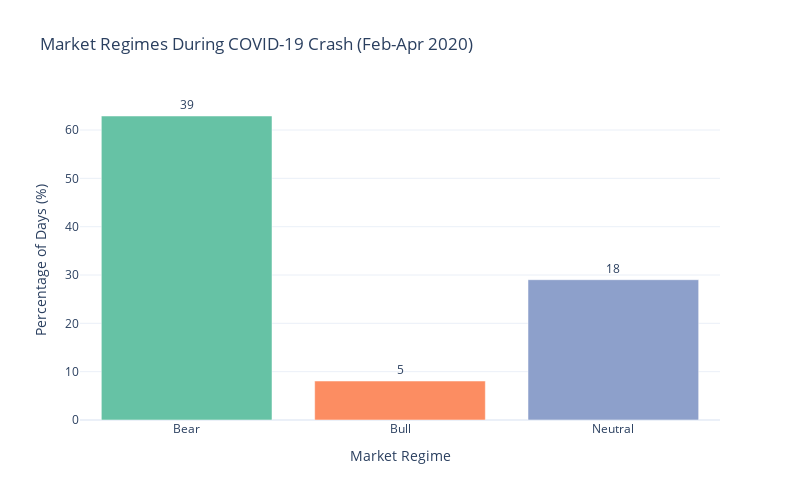

Source (notebook cell):
### Code cell
# Visualize market regime predictions for specific historical periods of interest

# Function to plot regime histogram for a specific time period
def plot_regime_distribution(start_date, end_date, title=None):
    """Plot distribution of regimes for a specific time period"""
    results = predict_regimes(model, df, start_date, end_date, regime_labels)
    
    if results is None or results.empty:
        print(f"No data available for period {start_date} to {end_date}")
        return
    
    # Count by regime label
    counts = results.groupby('Regime_Label')['Date'].count()
    percentages = counts / len(results) * 100
    
    # Create a dataframe for plotting
    plot_data = pd.DataFrame({
        'Regime': counts.index,
        'Count': counts.values,
        'Percentage': percentages.values
    })
    
    # Plot
    fig = px.bar(
        plot_data,
        x='Regime',
        y='Percentage',
        color='Regime',
        color_discrete_sequence=regime_colors[:len(counts)],
        text='Count',
        title=title or f'Regime Distribution ({start_date} to {end_date})'
    )
    
    fig.update_layout(
        height=500,
        width=800,
        template='plotly_white',
        showlegend=False,
        yaxis_title='Percentage of Days (%)',
        xaxis_title='Market Regime'
    )
    
    fig.update_traces(textposition='outside')
    fig.show()
    
    # Return summary statistics
    return results.groupby('Regime_Label').agg({
        'Close': ['mean', 'std'],
        'Return': ['mean', 'std'],
        'VIX': ['mean', 'std'],
        'LogVIX': ['mean', 'std'],
        'Predicted_Regime': 'count'
    })

# 1. COVID-19 Market Crash (February-April 2020)
print("====== COVID-19 Market Crash (February-April 2020) ======")
covid_crash = plot_regime_distribution("2020-02-01", "2020-04-30", 
                                      "Market Regimes During COVID-19 Crash (Feb-Apr 2020)")

# 2. Post-COVID Recovery (May-December 2020)
print("\n====== Post-COVID Recovery (May-December 2020) ======")
covid_recovery = plot_regime_distribution("2020-05-01", "2020-12-31", 
                                         "Market Regimes During Post-COVID Recovery (May-Dec 2020)")

# 3. 2022 Bear Market
print("\n====== 2022 Bear Market ======")
bear_2022 = plot_regime_distribution("2022-01-01", "2022-12-31", 
                                    "Market Regimes During 2022 Bear Market")

# 4. 2023 Recovery
print("\n====== 2023 Recovery ======")
recovery_2023 = plot_regime_distribution("2023-01-01", "2023-12-31", 
                                        "Market Regimes During 2023 Recovery")

# 5. Current Year
print("\n====== Current Year (2024) ======")
current_year = plot_regime_distribution("2024-01-01", end_date, 
                                       f"Market Regimes in 2024 (Through {end_date})")

### Figure 1 — Plotly figure (JSON) as saved in the notebook; plotly's stock layout.template omitted (floating-point values rounded to 4 significant figures)
{"data": [{"alignmentgroup": "True", "hovertemplate": "Regime=%{x}<br>Percentage=%{y}<br>Count=%{text}<extra></extra>", "legendgroup": "Bear", "marker": {"color": "rgb(102,194,165)", "pattern": {"shape": ""}}, "name": "Bear", "offsetgroup": "Bear", "orientation": "v", "showlegend": true, "text": [39], "textposition": "outside", "type": "bar", "x": ["Bear"], "xaxis": "x", "y": [62.9], "yaxis": "y"}, {"alignmentgroup": "True", "hovertemplate": "Regime=%{x}<br>Percentage=%{y}<br>Count=%{text}<extra></extra>", "legendgroup": "Bull", "marker": {"color": "rgb(252,141,98)", "pattern": {"shape": ""}}, "name": "Bull", "offsetgroup": "Bull", "orientation": "v", "showlegend": true, "text": [5], "textposition": "outside", "type": "bar", "x": ["Bull"], "xaxis": "x", "y": [8.065], "yaxis": "y"}, {"alignmentgroup": "True", "hovertemplate": "Regime=%{x}<br>Percentage=%{y}<br>Count=%{text}<extra></extra>", "legendgroup": "Neutral", "marker": {"color": "rgb(141,160,203)", "pattern": {"shape": ""}}, "name": "Neutral", "offsetgroup": "Neutral", "orientation": "v", "showlegend": true, "text": [18], "textposition": "outside", "type": "bar", "x": ["Neutral"], "xaxis": "x", "y": [29.03], "yaxis": "y"}], "layout": {"barmode": "relative", "height": 500, "legend": {"title": {"text": "Regime"}, "tracegroupgap": 0}, "showlegend": false, "title": {"text": "Market Regimes During COVID-19 Crash (Feb-Apr 2020)"}, "width": 800, "xaxis": {"anchor": "y", "categoryarray": ["Bear", "Bull", "Neutral"], "categoryorder": "array", "domain": [0, 1], "title": {"text": "Market Regime"}}, "yaxis": {"anchor": "x", "domain": [0, 1], "title": {"text": "Percentage of Days (%)"}}}}
